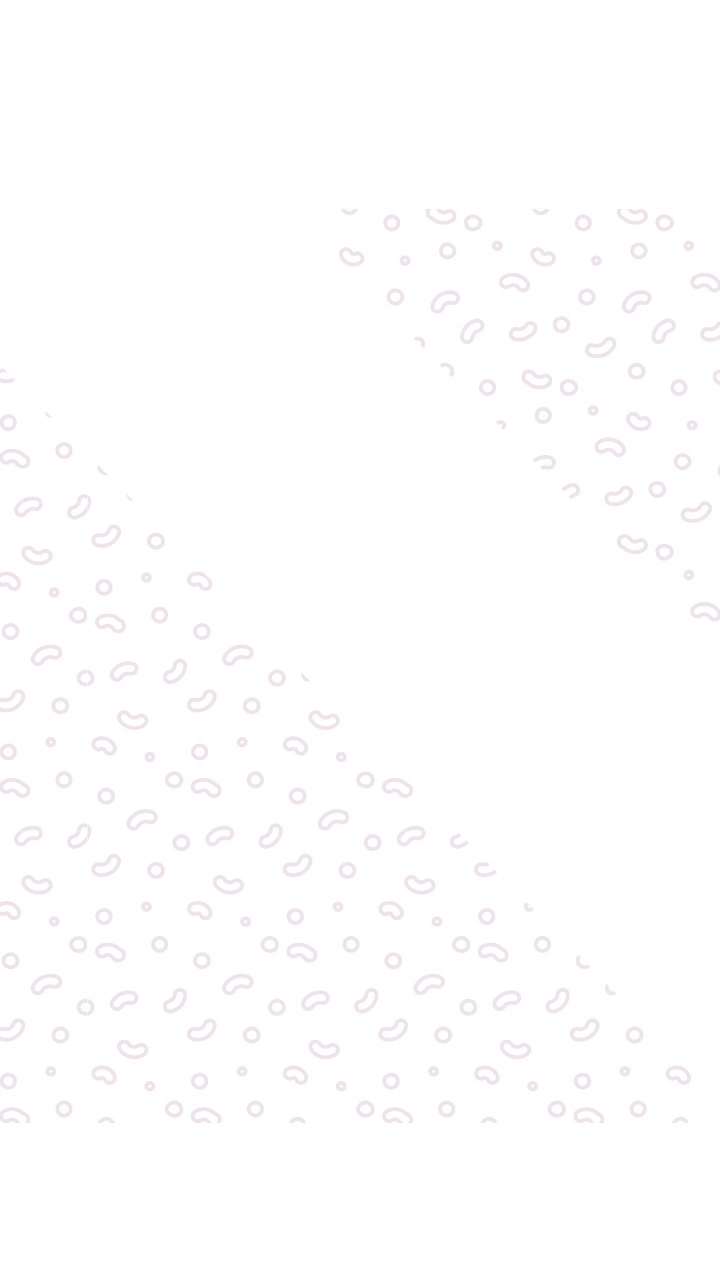
#> input picture variant-a-game/assets/bg_texture.png, 720 x 1280 px, given in place of bg-big.jpg, which was not available
$ python build_b.py ../variant-a-game/assets/bg_texture.png ../variant-a-game/assets/border.png
#> lines starting #> are read from the running program, lines starting #| are printed output that depends on the picture
#!/usr/bin/env python3
"""Build step for Variant B (Fireplace).

Usage:  python3 -I tools/build_b.py <path-to-original-task-repo> <path-to-this-repo>

What it does (see DECISIONS.md for the reasoning):
  1. backgrounds: left/right = the delivered per-part files (they match design/layout.png), re-encoded;
     top = a 1:1 crop of bg-big.jpg taken at the same scale and offset as the left part, so the
     left|top seam is pixel-continuous (the delivered top/bg.jpg is bg-big zoomed by 1.32).
  2. RESTORES TRANSPARENCY. box.png, cta.png and left/right hl.png were exported as palette PNGs
     *without* a tRNS chunk, i.e. opaque on black. The palette index order still carries the
     original alpha ramp (0 = clear ... last = opaque), so alpha is rebuilt from the index.
     box.png is a flat 1-bit mask, its real opacity/colour is fitted to design/layout.png.
  3. crops every layer to its bounding box (smaller files, less overdraw) and writes
     css/positions.css with the exact CSS position of each crop (2x pixels / 2).
"""
import os, sys
import numpy as np
from PIL import Image

SRC, DST = sys.argv[1], sys.argv[2]
S = os.path.join(SRC, "variant-b-fireplace", "assets")
D = os.path.join(DST, "variant-b-fireplace", "assets")
for sub in ("top", "left", "right"):
    os.makedirs(os.path.join(D, sub), exist_ok=True)

css = ["/* generated by tools/build_b.py - do not edit. All values are CSS px (= asset px / 2). */"]
total = 0
def size(p):
    global total
    total += os.path.getsize(p)

def rule(sel, x, y, w, h):
    css.append(f"{sel} {{ left: {x/2:g}px; top: {y/2:g}px; width: {w/2:g}px; height: {h/2:g}px; }}")

def save_crop(rgba, box, path, sel):
    x0, y0, x1, y1 = box
    im = Image.fromarray(rgba[y0:y1, x0:x1], "RGBA")
    im.save(path, optimize=True); size(path)
    rule(sel, x0, y0, x1 - x0, y1 - y0)

def bbox(alpha, thr=3, pad=6, even=True, w=None, h=None):
    ys, xs = np.where(alpha > thr)
    x0, y0, x1, y1 = xs.min() - pad, ys.min() - pad, xs.max() + 1 + pad, ys.max() + 1 + pad
    if even:
        x0 -= x0 % 2; y0 -= y0 % 2; x1 += x1 % 2; y1 += y1 % 2
    return max(0, x0), max(0, y0), min(w or 10**9, x1), min(h or 10**9, y1)

# ------------------------------------------------------------------ 1. backgrounds
big = Image.open(os.path.join(S, "bg-big.jpg")).convert("RGB")
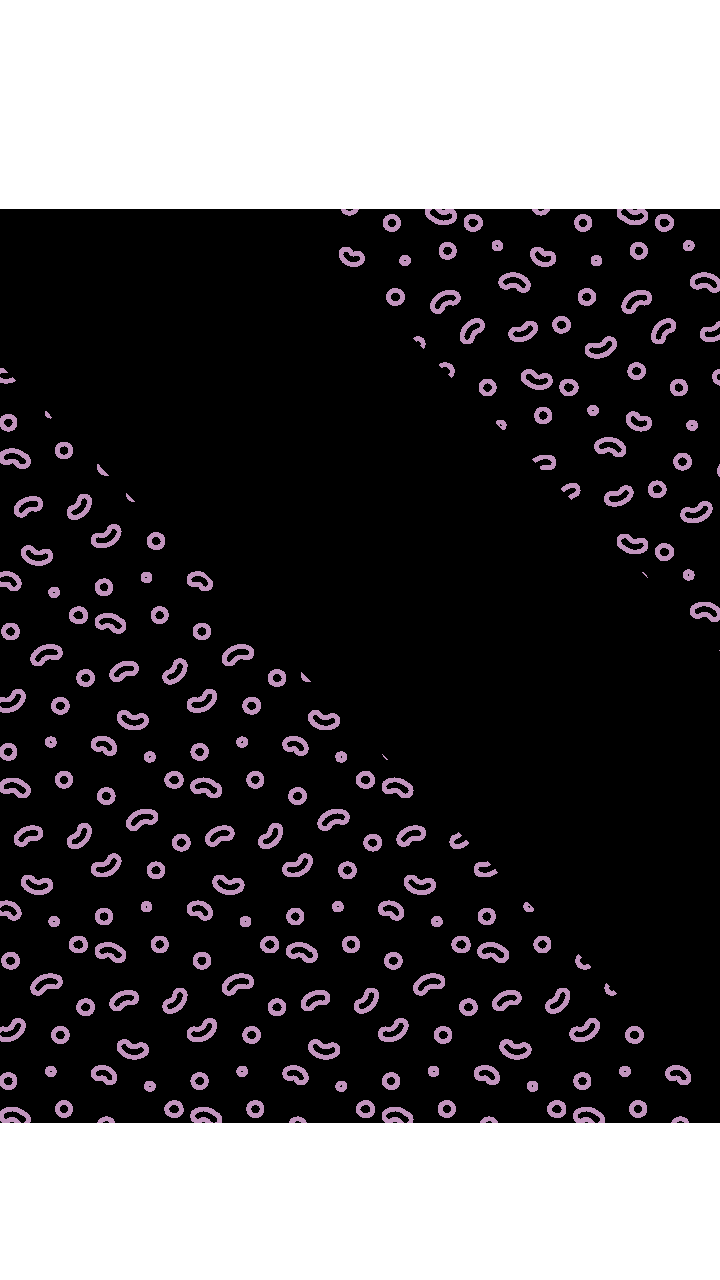
#> big: PIL image 720x1280 RGB; mean R, G, B 82.8, 80.5, 82.6
# delivered left/bg.jpg == bg-big shifted by (4, 12) px (measured with SIFT, scale 1.000, 2600 inliers).
# the top part starts 8 px (4 css px) right of the left part and spans 2064 px.
top = big.crop((4 + 640 + 8, 12, 4 + 640 + 8 + 2064, 12 + 500))
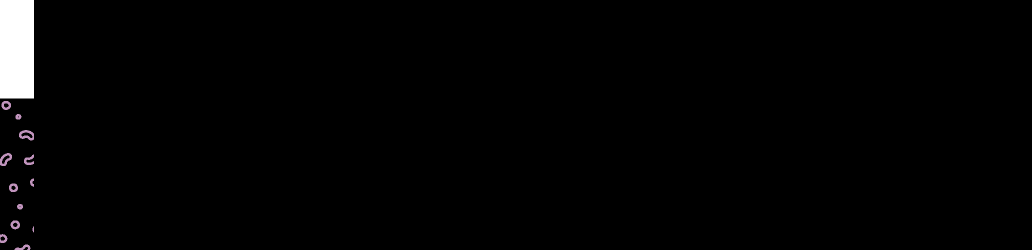
#> top: PIL image 2064x500 RGB (shown at 1/2 size); mean R, G, B 3.7, 3.6, 3.7
top.save(os.path.join(D, "top", "bg.jpg"), quality=80, optimize=True, progressive=True); size(os.path.join(D, "top", "bg.jpg"))
for part in ("left", "right"):
    im = Image.open(os.path.join(S, part, "bg.jpg")).convert("RGB")
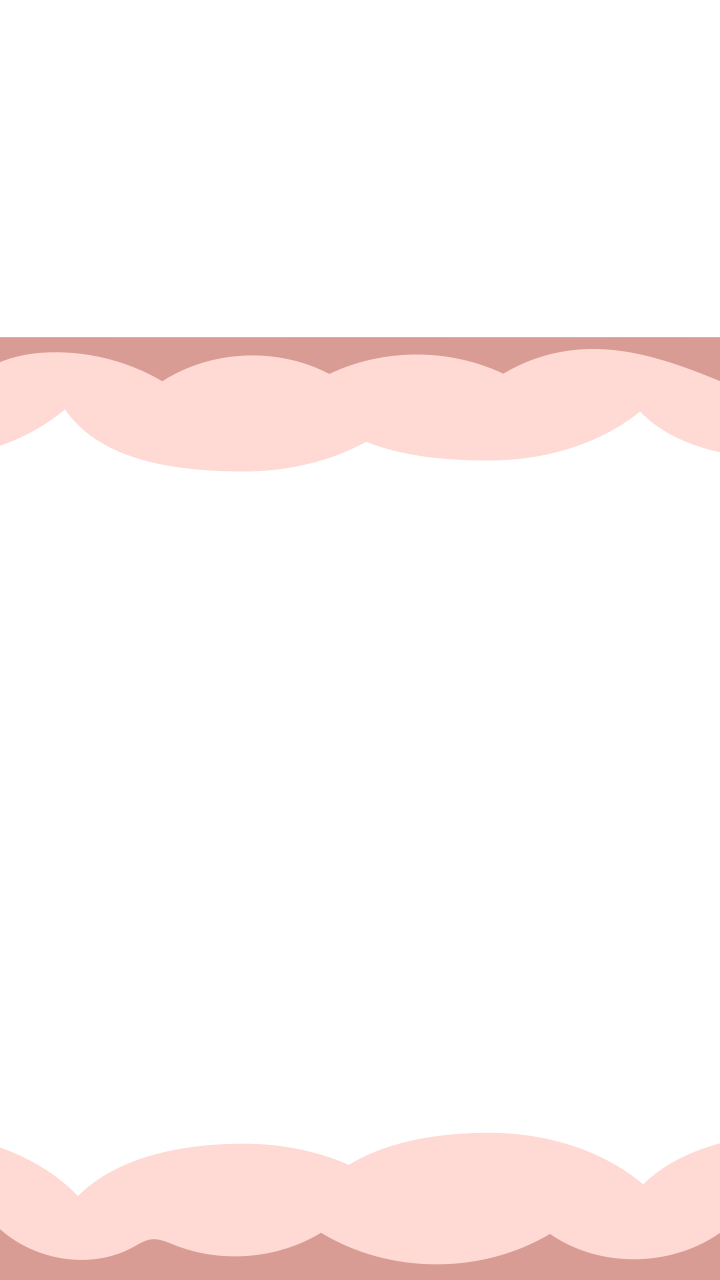
#> input picture variant-a-game/assets/border.png, 720 x 1280 px, given in place of bg.jpg, which was not available
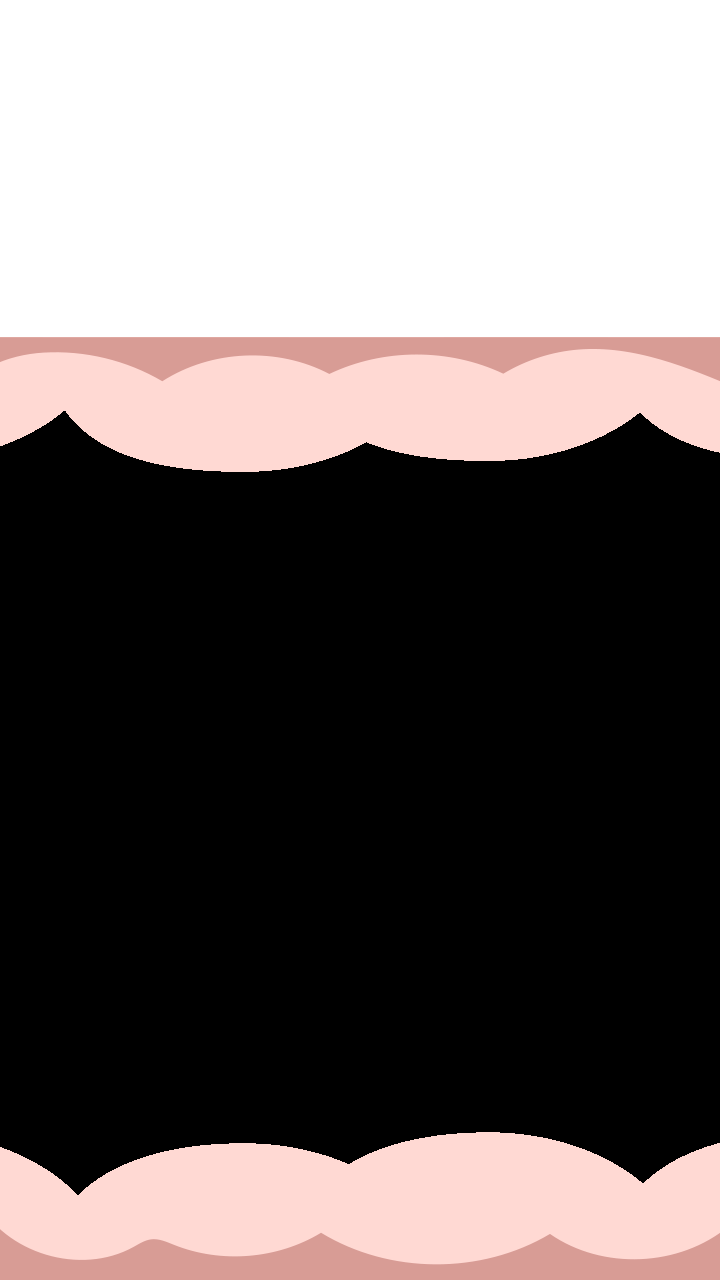
#> im: PIL image 720x1280 RGB; mean R, G, B 113.7, 105.6, 104.4
    p = os.path.join(D, part, "bg.jpg")
    im.save(p, quality=80, optimize=True, progressive=True); size(p)
print("backgrounds written")

# ------------------------------------------------------------------ 2. alpha restoration
def palette_rgba(path, kind):
    im = Image.open(path)
    pal = np.array(im.getpalette()[: 3 * (im.getextrema()[1] + 1)], dtype=np.uint8).reshape(-1, 3)
    idx = np.array(im)
    rgb = pal[idx]
    n = idx.max()
    if kind == "ramp-from-index":                    # hl.png: white text, indices 0..n = alpha 0..1
        a = (idx.astype(float) / n)
    elif kind == "cta":                              # idx0 clear, idx1-6 = red corner anti-aliasing, 7+ opaque
        a = np.where(idx == 0, 0.0, np.where(idx < 7, idx / 7.0, 1.0))
    out = np.dstack([rgb, np.round(a * 255).astype(np.uint8)])
    out[a == 0, :3] = 0
    return out

# --- text panel: 1-bit mask; colour + opacity fitted to design/layout.png (G/B channels, slope fit)
PANEL_RGB, PANEL_ALPHA = (48, 106, 156), 0.91
#> (the run stopped early here; a loop or call above may not have finished)
